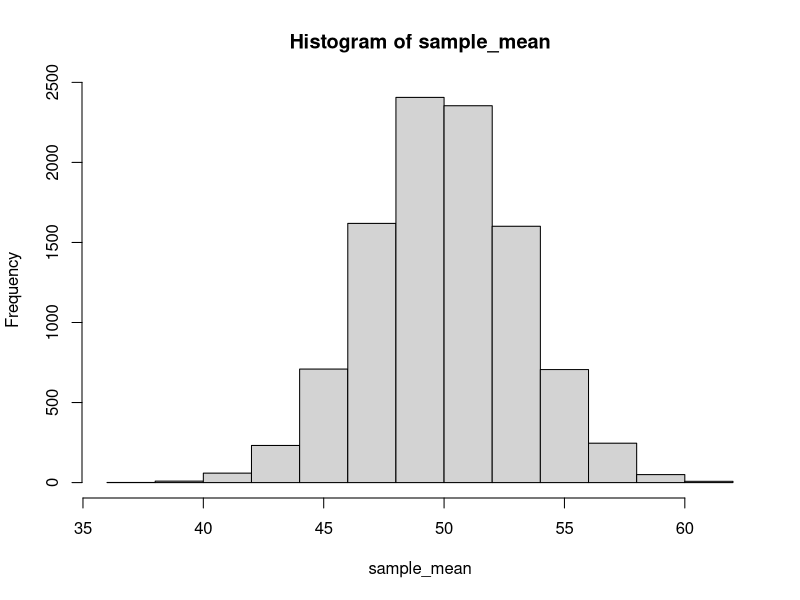

Recreate this plot in R.
sample_mean = numeric(10000)

for(i in 1:10000) {
  sample = rnorm(10, 50, 10)
  sample_mean[i] = mean(sample)
}

hist(sample_mean)